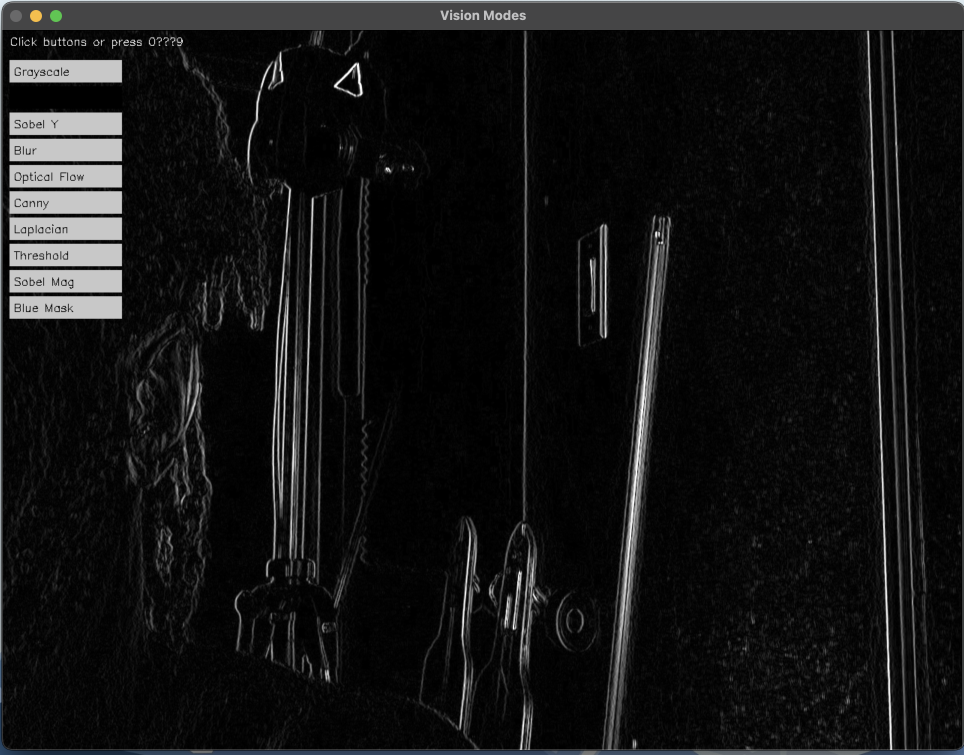
//> input picture images/sobel_x.png, 1928 x 1510 px, given in place of the camera (shown at 1/2 size)
$ ./main   (built with g++ and OpenCV 4)
//> lines starting //> are read from the running program, lines starting //| are printed output that depends on the picture; after the words box and inside, x2 and y2 are one past the last pixel; in counts of white or black regions, pixels touching at a corner belong together
#include <opencv2/opencv.hpp>
#include <cmath>
#include <string>
#include <vector>

float minMotion = 1.5f;
int mode = -1;

std::vector<std::pair<cv::Rect, int>> buttons;
const std::vector<std::string> modeLabels = {
    "Grayscale", "Sobel X", "Sobel Y", "Blur",
    "Optical Flow", "Canny", "Laplacian", "Threshold",
    "Sobel Mag", "Blue Mask"
};

cv::Mat updateMode(const cv::Mat& frame, const cv::Mat& gray, cv::Mat& prevGray, int mode);
void onMouse(int event, int x, int y, int, void*);
void drawButtons(cv::Mat& output);

int main() {
    // initialize camera
    cv::VideoCapture cap(0);
    if (!cap.isOpened()) {
        std::cerr << "Camera error.\n";
        return -1;
    }

    cv::namedWindow("Vision Modes", cv::WINDOW_NORMAL);
    cv::setMouseCallback("Vision Modes", onMouse);

    // store frame data
    cv::Mat prevFrame, prevGray;
    cap >> prevFrame;
//> prevFrame is the input picture: 1510 rows x 1928 cols, CV_8UC3; mean B, G, R 21.1, 21, 20.8
    if (prevFrame.empty()) return -1;
    cv::resize(prevFrame, prevFrame, cv::Size(1280, 960));
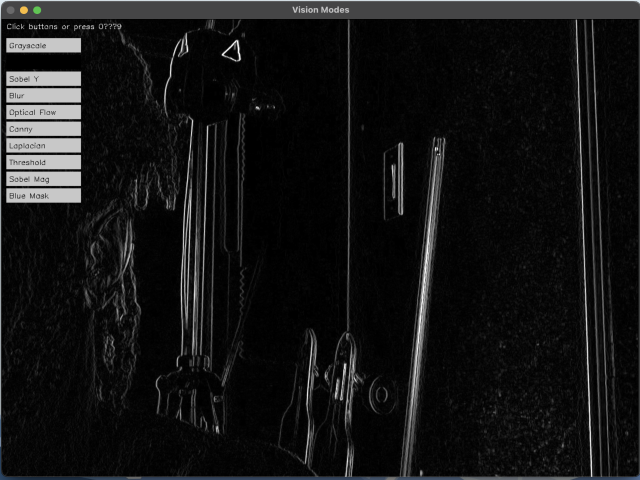
//> prevFrame: 960 rows x 1280 cols, CV_8UC3 (shown at 1/2 size); mean B, G, R 21, 20.9, 20.8
    cv::cvtColor(prevFrame, prevGray, cv::COLOR_BGR2GRAY);

    // main loop
    while (true) {

        cv::Mat frame, gray;
        cap >> frame;
        if (frame.empty()) break;
        cv::resize(frame, frame, cv::Size(1280, 960));
        cv::cvtColor(frame, gray, cv::COLOR_BGR2GRAY);

        // update frame
        cv::Mat output = updateMode(frame, gray, prevGray, mode);

        drawButtons(output);
        cv::imshow("Vision Modes", output);

        // close program with escape key
        int key = cv::waitKey(1);
        if (key == 27 || key == 'q') break;
    }

    // close program
    cap.release();
    cv::destroyAllWindows();
    return 0;
}

// convert angle to color
cv::Scalar angleToColor(float angleDegrees) {
    angleDegrees += 360;
    if(angleDegrees > 360){
        angleDegrees -=360;
    }
    float normalized = angleDegrees / 360.0f;
    int r = static_cast<int>(255 * std::fabs(std::sin(normalized * CV_PI)));
    int g = static_cast<int>(255 * std::fabs(std::sin(normalized * 2 * CV_PI)));
    int b = static_cast<int>(255 * std::fabs(std::cos(normalized * CV_PI)));
    return cv::Scalar(b, g, r);
}

cv::Mat updateMode(const cv::Mat& frame, const cv::Mat& gray, cv::Mat& prevGray, int mode) {
    cv::Mat output;
    switch (mode) {
        case 0:
            output = gray;
            break;
        case 1:
            cv::Sobel(gray, output, CV_16S, 1, 0);
            cv::convertScaleAbs(output, output);
            break;
        case 2:
            cv::Sobel(gray, output, CV_16S, 0, 1);
            cv::convertScaleAbs(output, output);
            break;
        case 3:
            cv::GaussianBlur(gray, output, cv::Size(21, 21), 5);
            break;
        case 4: {
            cv::Mat flow;
            cv::calcOpticalFlowFarneback(prevGray, gray, flow, 0.5, 3, 15, 3, 5, 1.2, 0);
            output = frame.clone();
            cv::parallel_for_(cv::Range(0, output.rows), [&](const cv::Range& range) {
                for (int y = range.start; y < range.end; y += 15) {
                    for (int x = 0; x < output.cols; x += 15) {
                        cv::Point2f f = flow.at<cv::Point2f>(y, x);
                        float mag = std::sqrt(f.x * f.x + f.y * f.y);
                        if (mag < minMotion) continue;
                        float angle = std::atan2(f.y, f.x) * 180 / CV_PI;
                        cv::Scalar color = angleToColor(angle);
                        cv::arrowedLine(output, cv::Point(x, y), cv::Point(cvRound(x + f.x), cvRound(y + f.y)), color, 1, cv::LINE_AA, 0, 0.3);
                    }
                }
            });
            prevGray = gray.clone();
            break;
        }
        case 5:
            cv::Canny(gray, output, 50, 150);
            break;
        case 6:
            cv::Laplacian(gray, output, CV_16S);
            cv::convertScaleAbs(output, output);
            break;
        case 7:
            cv::threshold(gray, output, 100, 255, cv::THRESH_BINARY);
            break;
        case 8: {
            cv::Mat dx, dy, mag;
            cv::Sobel(gray, dx, CV_32F, 1, 0);
            cv::Sobel(gray, dy, CV_32F, 0, 1);
            cv::magnitude(dx, dy, mag);
            cv::normalize(mag, output, 0, 255, cv::NORM_MINMAX);
            output.convertTo(output, CV_8U);
            break;
        }
        case 9: {
            cv::Mat hsv;
            cv::cvtColor(frame, hsv, cv::COLOR_BGR2HSV);
            cv::inRange(hsv, cv::Scalar(100, 100, 100), cv::Scalar(130, 255, 255), output);
            break;
        }
        default:
            output = frame.clone();
    }
    return output;
}

void onMouse(int event, int x, int y, int, void*) {
    if (event == cv::EVENT_LBUTTONDOWN) {
        for (const auto& [rect, m] : buttons) {
            if (rect.contains(cv::Point(x, y))) {
                mode = m;
                break;
            }
        }
    }
}

void drawButtons(cv::Mat& output) {
    buttons.clear();
    int bx = 10, by = 40, bw = 150, bh = 30;
    for (int i = 0; i < 10; ++i) {
        cv::Rect rect(bx, by + i * (bh + 5), bw, bh);
        buttons.push_back({rect, i});
        cv::rectangle(output, rect, (mode == i ? cv::Scalar(0, 255, 0) : cv::Scalar(200, 200, 200)), -1);
        cv::putText(output, modeLabels[i], rect.tl() + cv::Point(5, 20),
                    cv::FONT_HERSHEY_SIMPLEX, 0.5, cv::Scalar(0, 0, 0), 1);
    }
//> this loop made 10 passes
//> pass 1, in drawButtons, `cv::putText(output, modeLabels[i], rect.tl() + cv::Point(5, 20), cv::F..`:
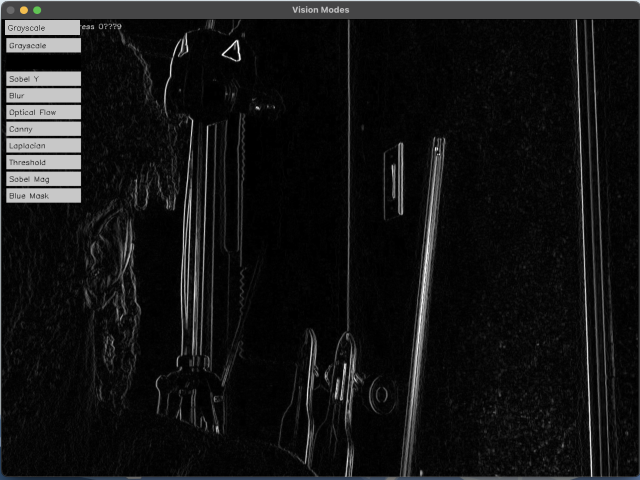
//> output: 960 rows x 1280 cols, CV_8UC3 (shown at 1/2 size); 0.37% of pixels changed, all inside (x1, y1, x2, y2) = (10, 40, 160, 70)
//> pass 2, in drawButtons, `cv::putText(output, modeLabels[i], rect.tl() + cv::Point(5, 20), cv::F..`:
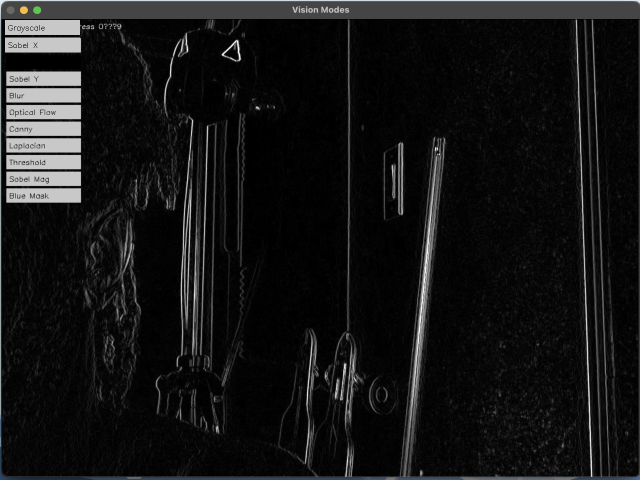
//> output: 960 rows x 1280 cols, CV_8UC3 (shown at 1/2 size); 0.09% of pixels changed, all inside (x1, y1, x2, y2) = (10, 75, 160, 105)
//> pass 3, in drawButtons, `cv::putText(output, modeLabels[i], rect.tl() + cv::Point(5, 20), cv::F..`:
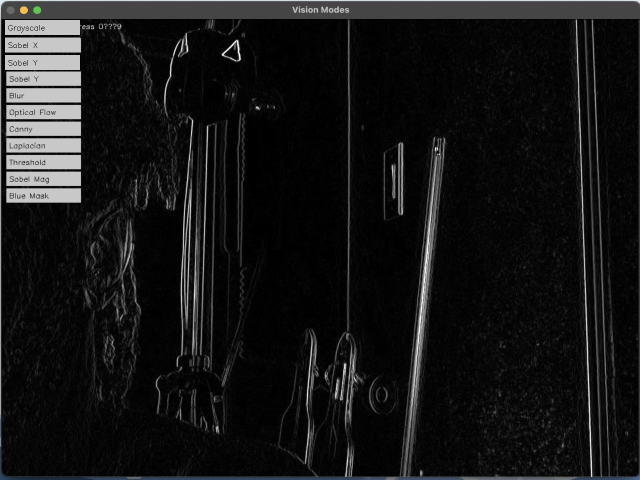
//> output: 960 rows x 1280 cols, CV_8UC3 (shown at 1/2 size); 0.36% of pixels changed, all inside (x1, y1, x2, y2) = (10, 110, 160, 140)
//> after the loop:
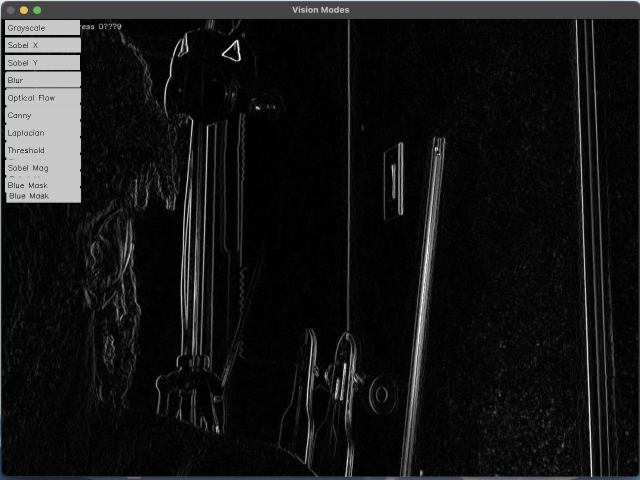
//> output: 960 rows x 1280 cols, CV_8UC3 (shown at 1/2 size); 0.87% of pixels changed, all inside (x1, y1, x2, y2) = (10, 145, 160, 385)
    cv::putText(output, "Click buttons or press 0–9", cv::Point(10, 20),
                cv::FONT_HERSHEY_SIMPLEX, 0.5, cv::Scalar(255,255,255), 1);
//> output: 960 rows x 1280 cols, CV_8UC3; 470 pixels changed, all inside (x1, y1, x2, y2) = (12, 9, 241, 25)
//> the 'q' key is pressed
}

$ run again, on images/sobel_y.png
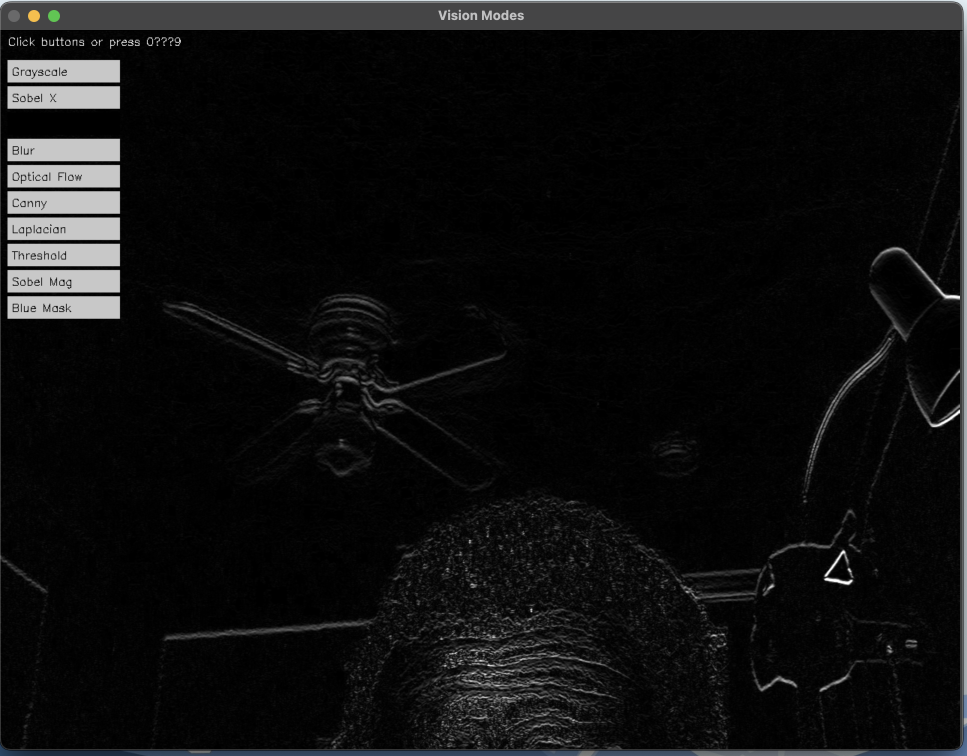
//> input picture images/sobel_y.png, 1934 x 1512 px, given in place of the camera (shown at 1/2 size)
//> prevFrame is the input picture: 1512 rows x 1934 cols, CV_8UC3; mean B, G, R 16.6, 16.4, 16.2
//> prevFrame: 960 rows x 1280 cols, CV_8UC3
//> the loop in drawButtons, `for (int i = 0; i < 10; ++i)` made 10 passes
//> pass 1, in drawButtons, `cv::putText(output, modeLabels[i], rect.tl() + cv::Point(5, 20), cv::F..`:
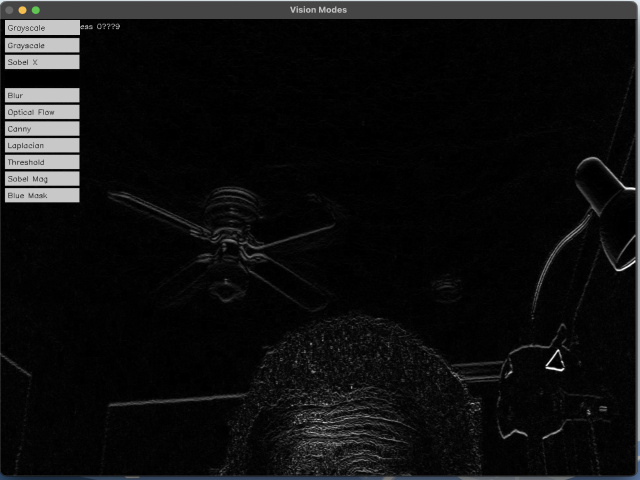
//> output: 960 rows x 1280 cols, CV_8UC3 (shown at 1/2 size); mean B, G, R 17.1, 17, 16.8
//> after the loop in drawButtons, `for (int i = 0; i < 10; ++i)`:
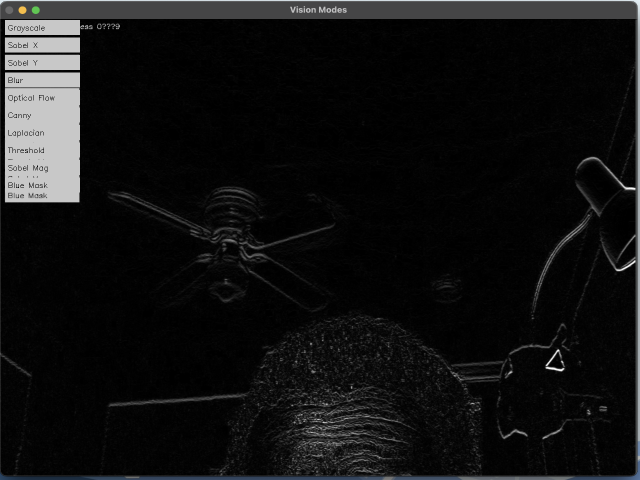
//> output: 960 rows x 1280 cols, CV_8UC3 (shown at 1/2 size); mean B, G, R 18.7, 18.5, 18.3
